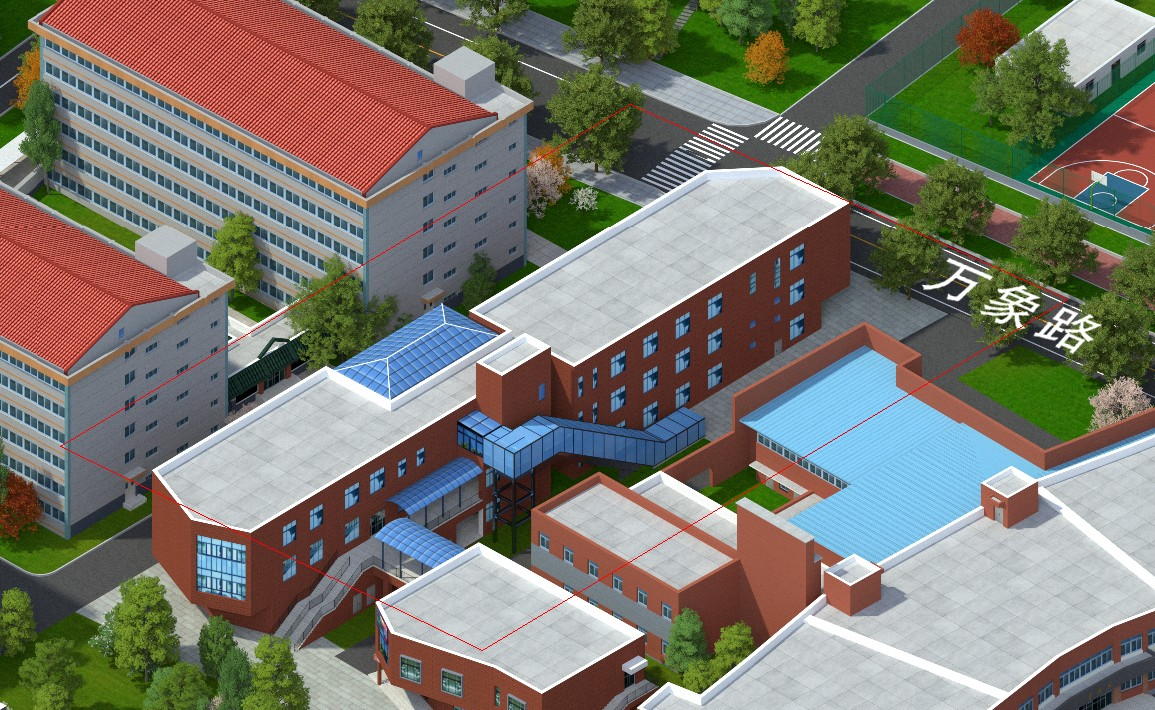
#> input picture data/official/crops/中苑美食城.jpg, 1155 x 710 px, given in place of ortho_esri.jpg, which was not available
$ python align_pano.py '../data/official/crops/中苑美食城.jpg'
#> lines starting #> are read from the running program, lines starting #| are printed output that depends on the picture
"""Georeference our own campus orthomosaic by feature-matching it to the current (Esri) ortho, then blend it in.

Usage: .venv/Scripts/python.exe tools/align_pano.py "C:/path/全景航拍.jpg"
Output: web/public/campus/ortho.jpg + ortho_4k.jpg (our mosaic where it covers, Esri elsewhere),
        data/raw/ortho_esri*.jpg (backup of the originals, made once),
        data/raw/align_check.jpg (OSM outlines over the new ortho), data/raw/align_meta.json
"""
import json
import shutil
import sys
from pathlib import Path

import cv2
import numpy as np
from PIL import Image

Image.MAX_IMAGE_PIXELS = None
ROOT = Path(__file__).resolve().parents[1]
CAMPUS = ROOT / "web" / "public" / "campus"


def load_gray(path, max_w):
    im = Image.open(path)
    scale = min(1.0, max_w / im.width)
    if im.format == "JPEG" and scale < 1:
        im.draft("RGB", (int(im.width * scale), int(im.height * scale)))
    im = im.convert("RGB")
    full_w = Image.open(path).width
    if im.width > max_w:
        im = im.resize((max_w, round(im.height * max_w / im.width)), Image.Resampling.LANCZOS)
    s = im.width / full_w
    return cv2.cvtColor(np.asarray(im), cv2.COLOR_RGB2GRAY), s


def poly_terms(x, y, order):
    return np.stack([x ** i * y ** j for i in range(order + 1) for j in range(order + 1 - i)], axis=1)


def main():
    pano_path = Path(sys.argv[1])
    backup = ROOT / "data" / "raw"   # Esri originals live outside web/public so they never ship
    for n in ("ortho.jpg", "ortho_4k.jpg"):
        if not (backup / n.replace("ortho", "ortho_esri")).exists():
            shutil.copy(CAMPUS / n, backup / n.replace("ortho", "ortho_esri"))
    esri_full = np.asarray(Image.open(backup / "ortho_esri.jpg").convert("RGB"))
#> esri_full is the input picture: shape (710, 1155, 3); mean R, G, B 122, 120.4, 109.6
    EH, EW = esri_full.shape[:2]
#> EH = 710; EW = 1155

    g_ref, s_ref = load_gray(backup / "ortho_esri.jpg", 4000)
#> in load_gray, `s = im.width / full_w`: s = 1
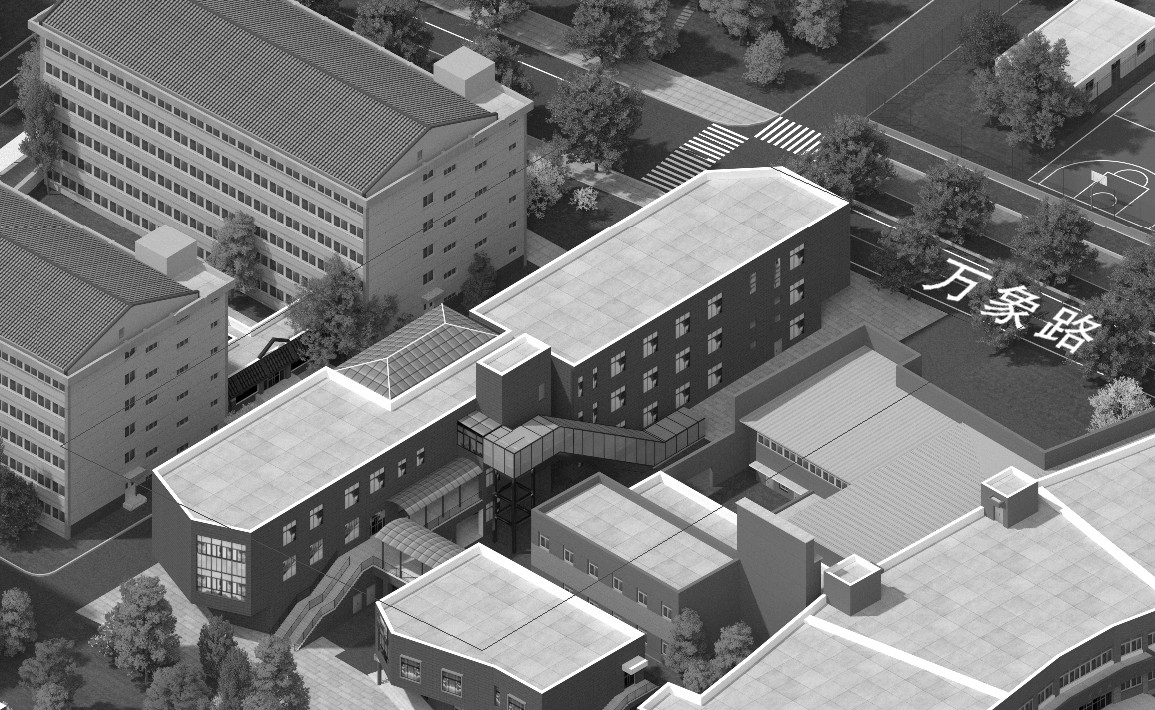
#> g_ref: shape (710, 1155); min 0, max 255, mean 119.7
#> s_ref = 1
    g_pan, s_pan = load_gray(pano_path, 4500)
#> s_pan = 1
    clahe = cv2.createCLAHE(2.0, (8, 8))
    g_ref, g_pan = clahe.apply(g_ref), clahe.apply(g_pan)
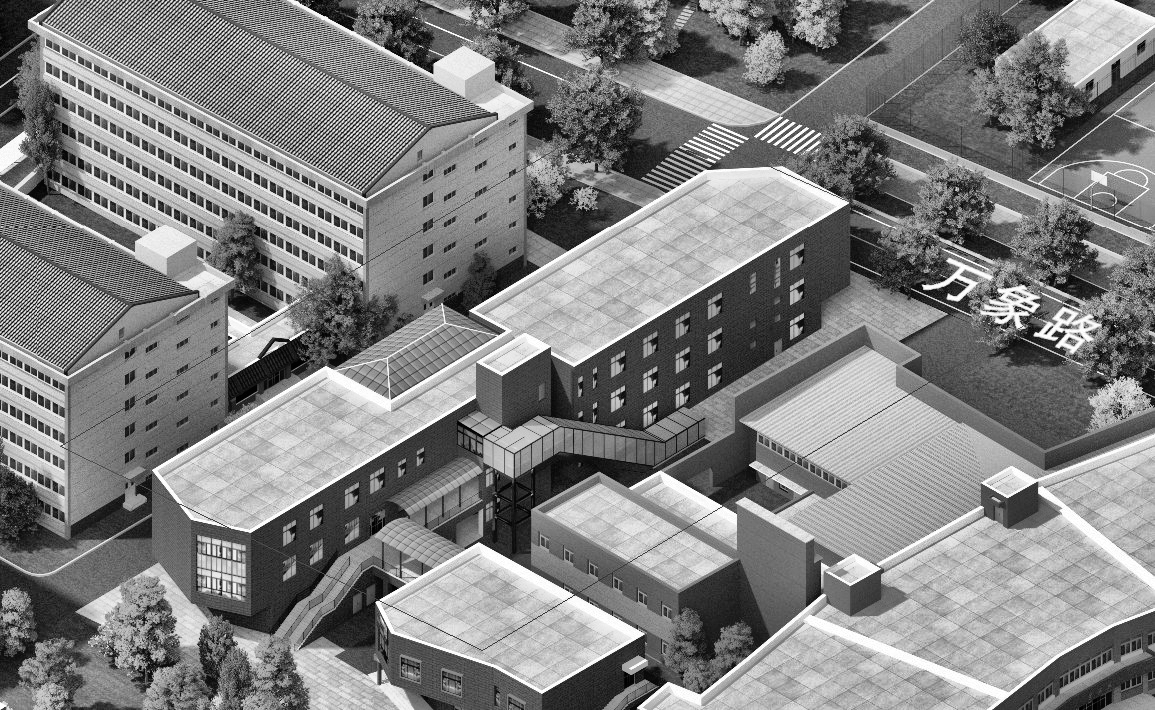
#> g_ref: shape (710, 1155); min 0, max 255, mean 128.6
    sift = cv2.SIFT_create(nfeatures=40000)
    k1, d1 = sift.detectAndCompute(g_pan, None)
#> k1 = 6983 keypoints; strongest (x, y, size): (1001, 317, 2.8), (926, 287, 4.2), (950, 297, 4.1), (1036, 334, 3.1)
    k2, d2 = sift.detectAndCompute(g_ref, None)
#> k2 has the same summary as k1
    matches = cv2.FlannBasedMatcher({"algorithm": 1, "trees": 5}, {"checks": 64}).knnMatch(d1, d2, k=2)
#> matches = 6983 matches
    good = [m for m, n in matches if m.distance < 0.75 * n.distance]
#> good = 6983 matches
    # pano px (full res) -> ortho px (full res)
    src = np.float32([k1[m.queryIdx].pt for m in good]) / s_pan
#> src = 6983 pairs, first value 2.31 to 1151.8, second value 2.5 to 707
    dst = np.float32([k2[m.trainIdx].pt for m in good]) / s_ref
#> dst has the same summary as src
    H, mask = cv2.findHomography(src, dst, cv2.RANSAC, 8.0, maxIters=20000, confidence=0.999)
#> H = [[1, 1.59e-15, -1.53e-12], [3.75e-16, 1, -8.86e-13], [8.91e-19, 2.33e-18, 1]]; mask = 6983 values from 1 to 1
    inl = mask.ravel().astype(bool)
#> (the run stopped early here; a loop or call above may not have finished)

$ run again, on data/official/crops/中苑老食堂.jpg
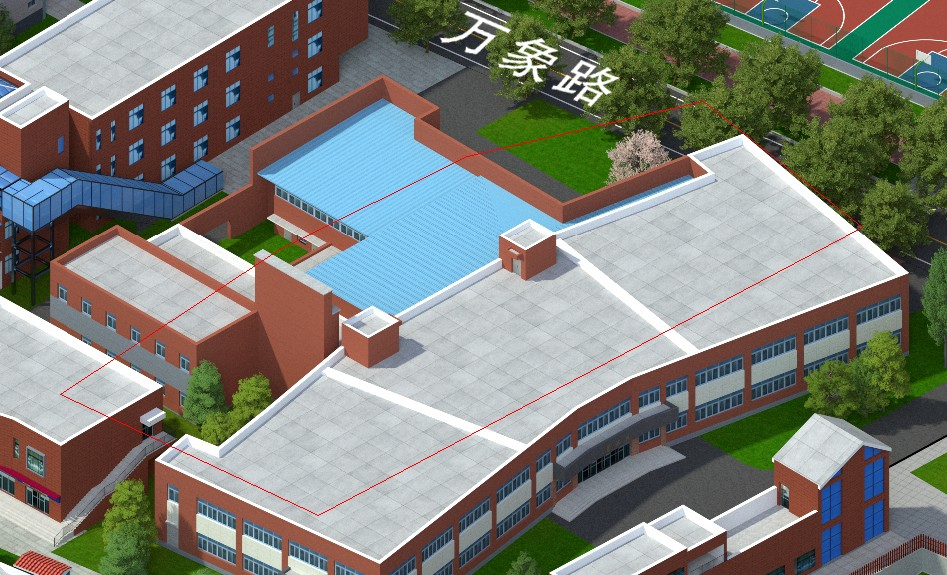
#> input picture data/official/crops/中苑老食堂.jpg, 947 x 575 px, given in place of ortho_esri.jpg, which was not available
#> in main, esri_full is the input picture: shape (575, 947, 3); mean R, G, B 126.9, 129.2, 121.5
#> full_w = 947
#> s = 1
#> in main, `g_ref, s_ref = load_gray(backup / "ortho_esri.jpg", 4000)`:
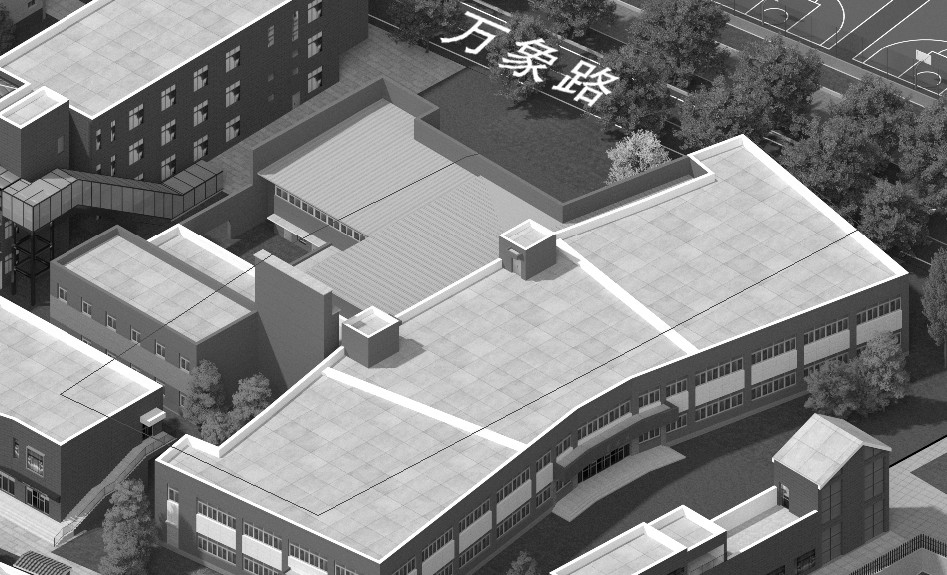
#> g_ref: shape (575, 947); min 0, max 255, mean 127.6
#> in main, `g_ref, g_pan = clahe.apply(g_ref), clahe.apply(g_pan)`:
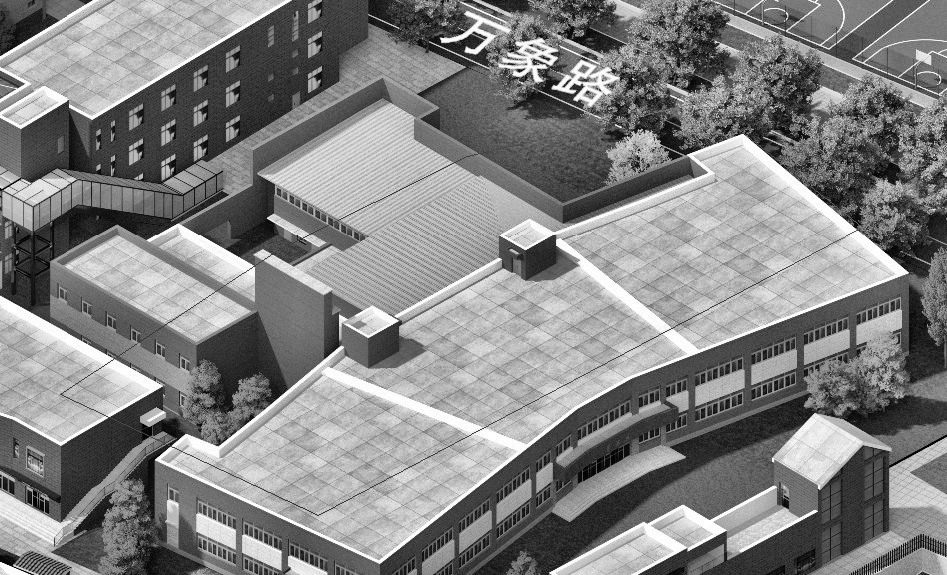
#> g_ref: shape (575, 947); min 0, max 255, mean 131
#> k1 = 4389 keypoints; strongest (x, y, size): (519, 70, 2.8), (468, 50, 4.1), (444, 40, 4.2), (554, 87, 3.2)
#> k2 has the same summary as k1
#> matches = 4389 matches
#> src = 4389 pairs, first value 3.14 to 943.9, second value 3.02 to 571.3
#> dst has the same summary as src
#> H = [[1, -1.42e-15, 1.03e-12], [-5.55e-16, 1, 7.31e-13], [-1.58e-18, -2.56e-18, 1]]; mask = 4389 values from 1 to 1

$ run again, on data/official/crops/北辰楼.jpg
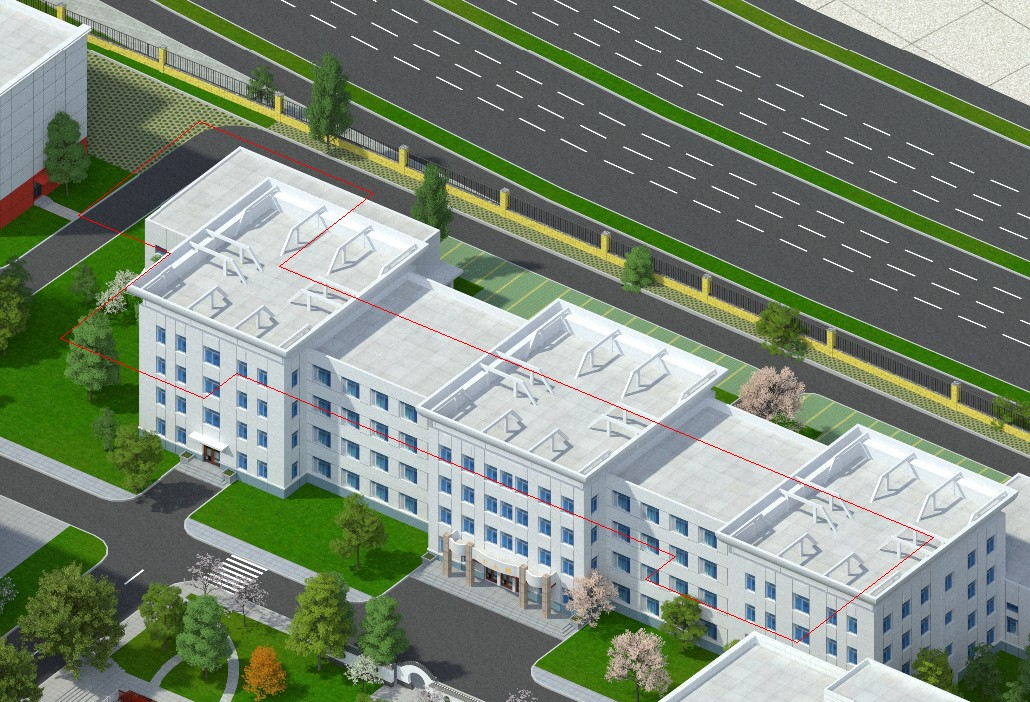
#> input picture data/official/crops/北辰楼.jpg, 1030 x 702 px, given in place of ortho_esri.jpg, which was not available
#> in main, esri_full is the input picture: shape (702, 1030, 3); mean R, G, B 124.7, 136.8, 120.6
#> full_w = 1030
#> s = 1
#> in main, `g_ref, s_ref = load_gray(backup / "ortho_esri.jpg", 4000)`:
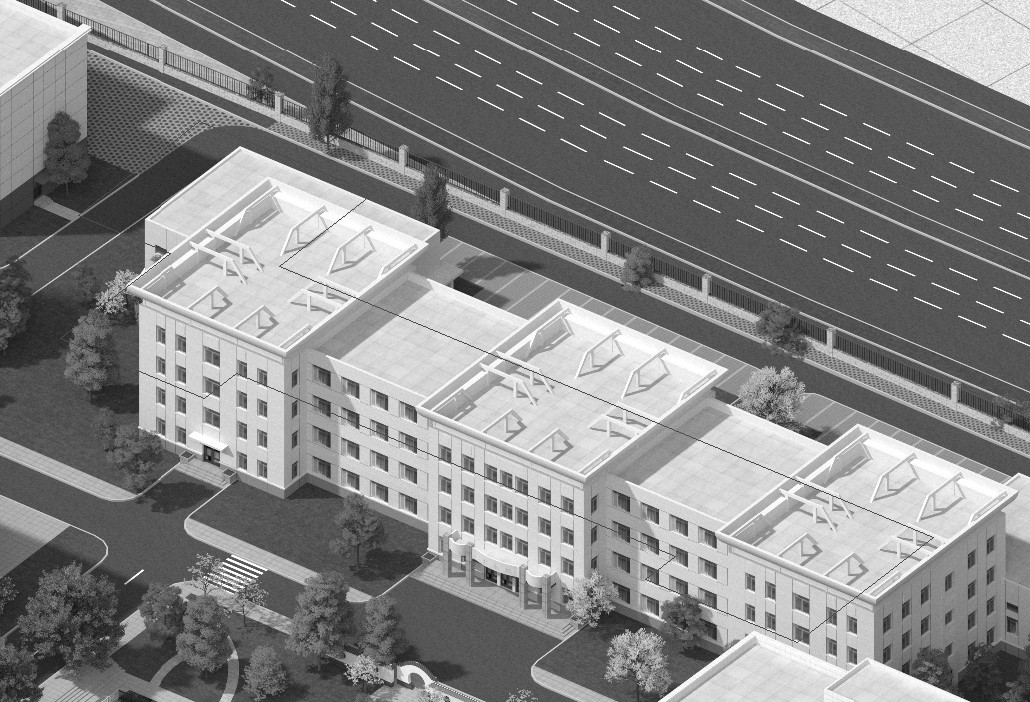
#> g_ref: shape (702, 1030); min 6, max 255, mean 131.4
#> in main, `g_ref, g_pan = clahe.apply(g_ref), clahe.apply(g_pan)`:
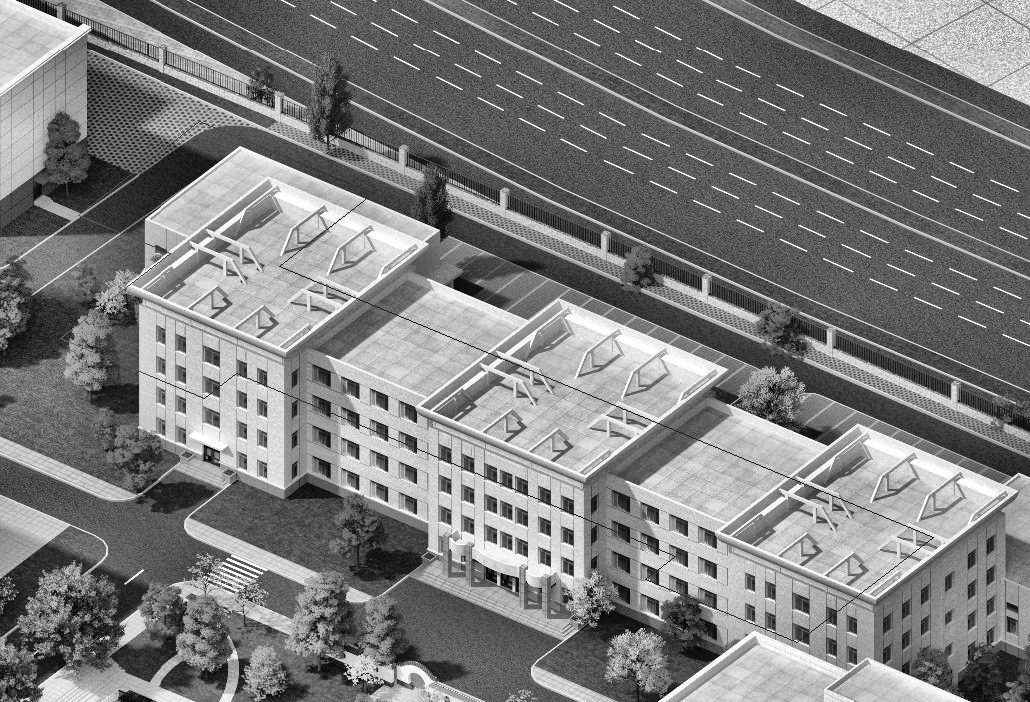
#> g_ref: shape (702, 1030); min 1, max 255, mean 125
#> k1 = 5158 keypoints; strongest (x, y, size): (101, 639, 1.9), (568, 567, 8.9), (228, 559, 2), (568, 536, 9.1)
#> k2 has the same summary as k1
#> matches = 5158 matches
#> src = 5158 pairs, first value 2.5 to 1027.2, second value 3.08 to 699.2
#> dst has the same summary as src
#> H = [[1, 7.86e-16, -1.97e-12], [5.69e-15, 1, -2.22e-12], [1.28e-17, 2.04e-18, 1]]; mask = 5158 values from 1 to 1
